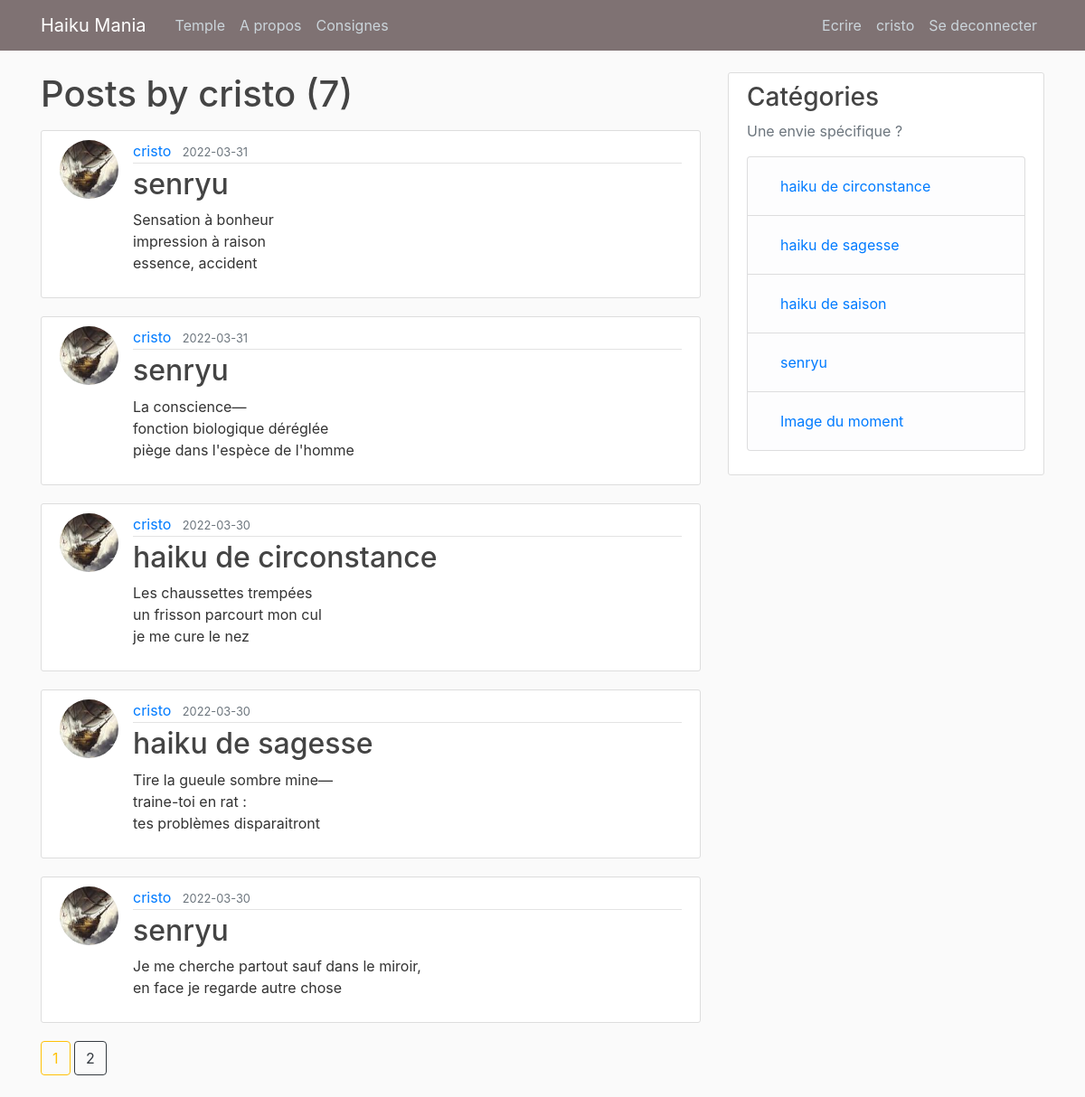
Page /user/cristo (signed in) on the committed database.
### flaskblog/models.py (models this page shows, shortened)
class User(db.Model, UserMixin):
    id = db.Column(db.Integer, primary_key=True)
    username = db.Column(db.String(20), unique=True, nullable=False)
    email = db.Column(db.String(120), unique=True, nullable=False)
    image_file = db.Column(db.String(20), nullable=False, default='default.jpg')
    password = db.Column(db.String(60), nullable=False)
    posts = db.relationship('Post', backref='author', lazy=True)

class Post(db.Model):
    id = db.Column(db.Integer, primary_key=True)
    title = db.Column(db.String(100), nullable=False)
    date_posted = db.Column(db.DateTime, nullable=False, default=datetime.utcnow)
    content = db.Column(db.Text, nullable=False)
    user_id = db.Column(db.Integer, db.ForeignKey('user.id'), nullable=False)

### flaskblog/users/routes.py (the view)
@users.route("/user/<string:username>")
def user_posts(username):
    page = request.args.get('page', 1, type=int)
    user = User.query.filter_by(username=username).first_or_404()
    posts = Post.query.filter_by(author=user)\
        .order_by(Post.date_posted.desc())\
        .paginate(page=page, per_page=5)
    return render_template('user_posts.html', posts=posts, user=user)

### flaskblog/models.py (called while the page is built)
@login_manager.user_loader
def load_user(user_id):
    return User.query.get(int(user_id))

### flaskblog/templates/user_posts.html
{% extends "layout.html" %}
{% block content %}
    <h1 class="mb-3">Posts by {{ user.username }} ({{ posts.total }})</h1>
    {% for post in posts.items %}
        <article class="media content-section">
          <img class="rounded-circle article-img" src="{{ url_for('static', filename='profile_pics/' + post.author.image_file) }}">
          <div class="media-body">
            <div class="article-metadata">
              <a class="mr-2" href="{{ url_for('users.user_posts', username=post.author.username) }}">{{ post.author.username }}</a>
              <small class="text-muted">{{ post.date_posted.strftime('%Y-%m-%d') }}</small>
            </div>
            <h2><a class="article-title" href="{{ url_for('posts.post', post_id=post.id) }}">{{ post.title }}</a></h2>
            <p class="article-content">{{ post.content }}</p>
          </div>
        </article>
    {% endfor %}
    {% for page_num in posts.iter_pages(left_edge=1, right_edge=1, left_current=1, right_current=2) %}
      {% if page_num %}
        {% if posts.page == page_num %}
          <a class="btn btn-outline-warning mb-4" href="{{ url_for('users.user_posts', username=user.username, page=page_num) }}">{{ page_num }}</a>
        {% else %}
          <a class="btn btn-outline-dark mb-4" href="{{ url_for('users.user_posts', username=user.username, page=page_num) }}">{{ page_num }}</a>
        {% endif %}
      {% else %}
        ...
      {% endif %}
    {% endfor %}
{% endblock content %}

### flaskblog/templates/layout.html (shortened to what this page needs)
<!DOCTYPE html>
<html>
<head>
    <link rel="stylesheet" href="https://maxcdn.bootstrapcdn.com/bootstrap/4.0.0/css/bootstrap.min.css">
    <link rel="stylesheet" type="text/css" href="{{ url_for('static', filename='main.css') }}">
</head>
<body>
    <header class="site-header">
      <nav class="navbar navbar-expand-md navbar-dark bg-steel fixed-top">
        <div class="container">
          <a class="navbar-brand mr-4" href="/">Haiku Mania</a>
          <div class="collapse navbar-collapse" id="navbarToggle">
            <div class="navbar-nav mr-auto">
              <a class="nav-item nav-link" href="{{ url_for('main.home') }}">Temple</a>
              <a class="nav-item nav-link" href="{{ url_for('main.about') }}">A propos</a>
              <a class="nav-item nav-link" href="{{ url_for('main.consignes') }}">Consignes</a>
            </div>
            <div class="navbar-nav">
              {% if current_user.is_authenticated %}
                <a class="nav-item nav-link" href="{{ url_for('posts.new_post') }}">Ecrire</a>
                <a class="nav-item nav-link" href="{{ url_for('users.account') }}">{{ current_user.username }}</a>
                <a class="nav-item nav-link" href="{{ url_for('users.logout') }}">Se deconnecter</a>
              {% else %}
                <a class="nav-item nav-link" href="{{ url_for('users.login') }}">Se connecter</a>
                <a class="nav-item nav-link" href="{{ url_for('users.register') }}">S'inscrire</a>
              {% endif %}
            </div>
          </div>
        </div>
      </nav>
    </header>
    <main role="main" class="container">
      <div class="row">
        <div class="col-md-8">
          {% block content %}{% endblock %}
        </div>
        <div class="col-md-4">
          <div class="content-section">
            <h3>Catégories</h3>
            <p class='text-muted'>Une envie spécifique ?
              <ul class="list-group">
                <li class="list-group-item list-group-item-light">
                  <a class="nav-item nav-link" href="{{ url_for('main.circonstance') }}">haiku de circonstance</a>
                </li>
                <li class="list-group-item list-group-item-light">
                  <a class="nav-item nav-link" href="{{ url_for('main.sagesse') }}">haiku de sagesse</a>
                </li>
                <li class="list-group-item list-group-item-light">
                  <a class="nav-item nav-link" href="{{ url_for('main.saison') }}">haiku de saison</a>
                </li>
                <li class="list-group-item list-group-item-light">
                  <a class="nav-item nav-link" href="{{ url_for('main.senryu') }}">senryu</a>
                </li>
                <li class="list-group-item list-group-item-light">
                  <a class="nav-item nav-link" href="{{ url_for('main.circonstance') }}">Image du moment</a>
                </li>
              </ul>
            </p>
          </div>
        </div>
      </div>
    </main>
</body>
</html>

### flaskblog/static/main.css (style rules this page uses)
body { background: #fafafa; color: #333333; margin-top: 5rem; }
h1, h2, h3, h4, h5, h6 { color: #444444; }
.bg-steel { background-color: #7f7273; }
.site-header .navbar-nav .nav-link { color: #cbd5db; }
.content-section { background: #ffffff; padding: 10px 20px; border: 1px solid #dddddd; border-radius: 3px; margin-bottom: 20px; }
.article-title { color: #444444; }
.article-content { white-space: pre-line; }
.article-img { height: 65px; width: 65px; margin-right: 16px; }
.article-metadata { padding-bottom: 1px; margin-bottom: 4px; border-bottom: 1px solid #e3e3e3 }

### rows in the picture
User: username "cristo"
Post: image_file (picture), author.username "cristo", date_posted "2022-03-31", title "senryu", content "Sensation à bonheur impression à raison essence, accident"
Post: image_file (picture), author.username "cristo", date_posted "2022-03-31", title "senryu", content "La conscience— fonction biologique déréglée piège dans l'espèce de l'homme"
Post: image_file (picture), author.username "cristo", date_posted "2022-03-30", title "haiku de circonstance", content "Les chaussettes trempées un frisson parcourt mon cul je me cure le nez"
Post: image_file (picture), author.username "cristo", date_posted "2022-03-30", title "haiku de sagesse", content "Tire la gueule sombre mine— traine-toi en rat : tes problèmes disparaitront"
Post: image_file (picture), author.username "cristo", date_posted "2022-03-30", title "senryu", content "Je me cherche partout sauf dans le miroir, en face je regarde autre chose"

### other values in the picture
{{ posts.total }} "7"
{{ page_num }} "1"
{{ page_num }} "2"
